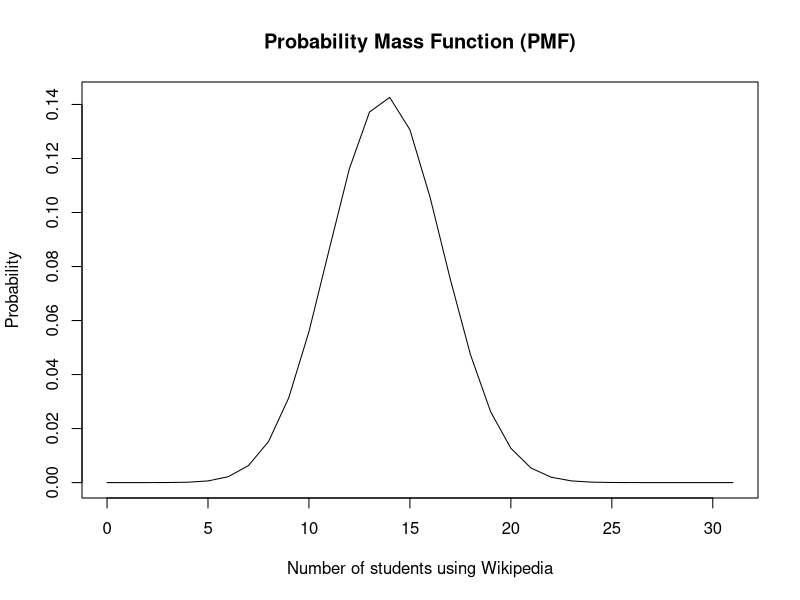
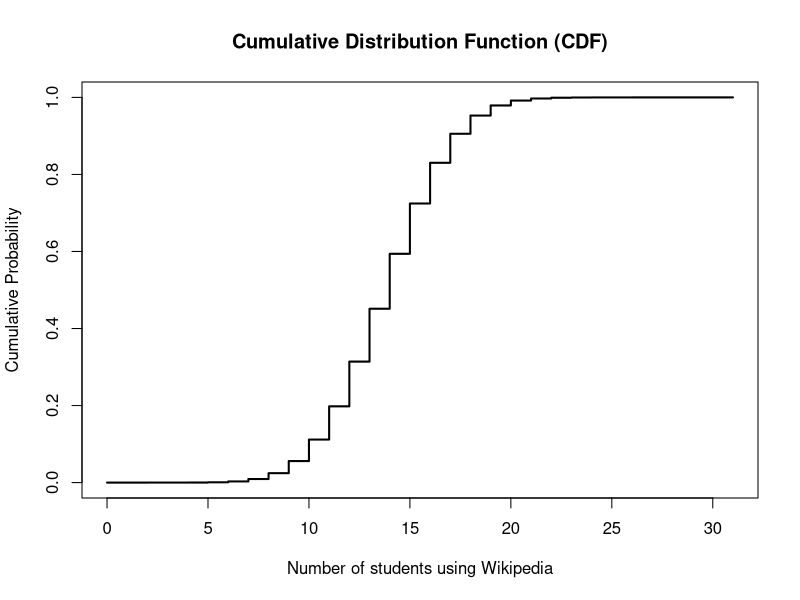

The R script that drew these images, in order:
# Q1
n<- 12
p<- 1/6

prob_upto_6 <- pbinom(6,n,p)

prob_upto_9 <- pbinom(9,n,p)

prob_7_to_9 <- prob_upto_9 - prob_upto_6

prob_7_to_9
#other way to do the same
prob_7_to_9 <- diff(pbinom(c(6,9),n,p))
prob_7_to_9


#Q2
mean <- 72
std_dev <- 15.2
pnorm(84,mean,std_dev,F)


#Q3
#part 1
lambda <- 5
prob_no_car <- dpois(0,lambda)
prob_no_car

#part 2
lambda2 <-50
prob_upto_47 <- ppois(47,lambda2)
prob_upto_50 <- ppois(50,lambda2)

prob_48_to_50 <- prob_upto_50 - prob_upto_47
prob_48_to_50



#Q4
defective<- 17
non_defective <- 250-17
sample_size <-5
prob_exactly_3_def <- dhyper(3,defective,non_defective,sample_size)
prob_exactly_3_def

#Q5
#a Binomial DIstibution
#b
n <- 31
p <- 0.447

x <- 0:n
pmf <- dbinom(x,  n,  p)
plot(x, pmf, type = "l", xlab = "Number of students using Wikipedia", ylab = "Probability", main = "Probability Mass Function (PMF)")

#c
cdf <- pbinom(x, size = n, prob = p)

plot(x, cdf, type = "s", lwd = 2, xlab = "Number of students using Wikipedia", ylab = "Cumulative Probability", main = "Cumulative Distribution Function (CDF)")

#d
mean_X <- n * p
var_X <- n * p * (1 - p)
sd_X <- sqrt(var_X)

mean_X
var_X
sd_X